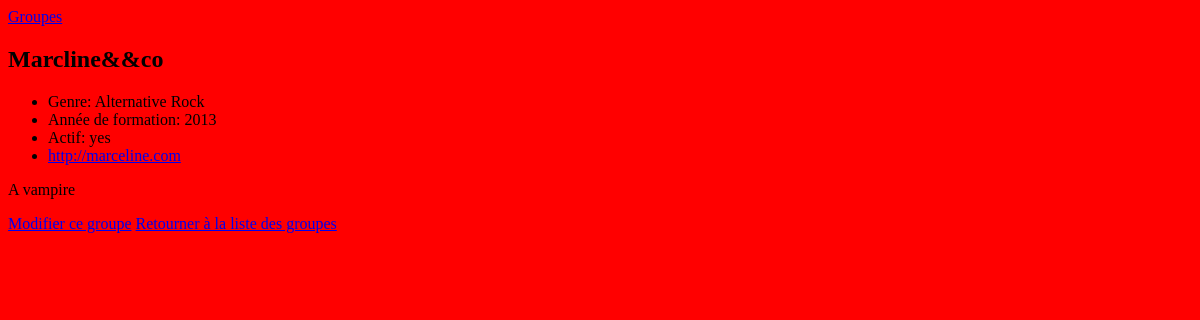
Before: /bands/4/ with the older database file.
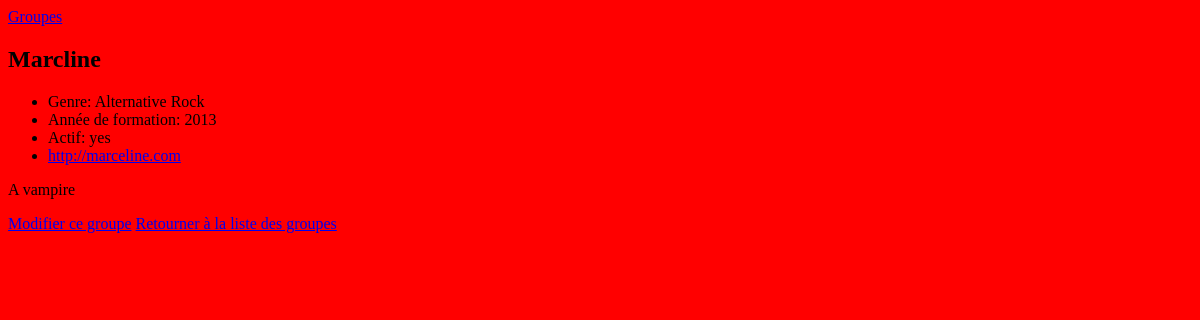
After: the same page with the newer database file.
### listings/models.py (models this page shows, shortened)
class Band(models.Model):
    class Genre(models.TextChoices):
        HIP_HOP = 'HH'
        SYNTH_POP = 'SP'
        ALTERNATIVE_ROCK = 'AR'
    name = models.fields.CharField(max_length=100)
    genre = models.fields.CharField(choices=Genre.choices, max_length=5)
    biography = models.fields.CharField(max_length=1000)
    year_formed = models.fields.IntegerField(validators=[MinValueValidator(1900), MaxValueValidator(2023)])
    active = models.fields.BooleanField(default=True)
    official_homepage = models.fields.URLField(null=True, blank=True)

### listings/views.py (the view)
# urls.py: path("bands/<int:id>/", views.band_detail, name="band-detail"),
def band_detail(request, id):
    try:
        band = Band.objects.get(id = id) # On va recuperer la donnée correspondant a id
        return render(request, 'listings/band_detail.html', {'band': band})
    except Band.DoesNotExist:
        return render(request, 'listings/404.html')

### listings/templates/listings/band_detail.html
{% extends 'listings/base.html' %}
{% block content %}
<h2>{{ band.name }}</h2>
<ul>
    <li>Genre: {{ band.get_genre_display }}</li>
    <li>Année de formation: {{ band.year_formed }}</li>
    <li>Actif: {{ band.active| yesno }}</li>
    {%  if band.official_homepage %}
    <li><a href="{{ band.official_homepage }}">{{ band.official_homepage }}</a></li>
    {% endif %}
</ul>
<p>{{ band.biography }}</p>
<a href="{% url 'band-update' band.id %}">Modifier ce groupe</a>
<a href="{% url 'band-list' %}">Retourner à la liste des groupes</a>
{% endblock %}

Changed rows visible on the page:
changed Band "Alternative Rock": name "Marcline&&co" → "Marcline"
